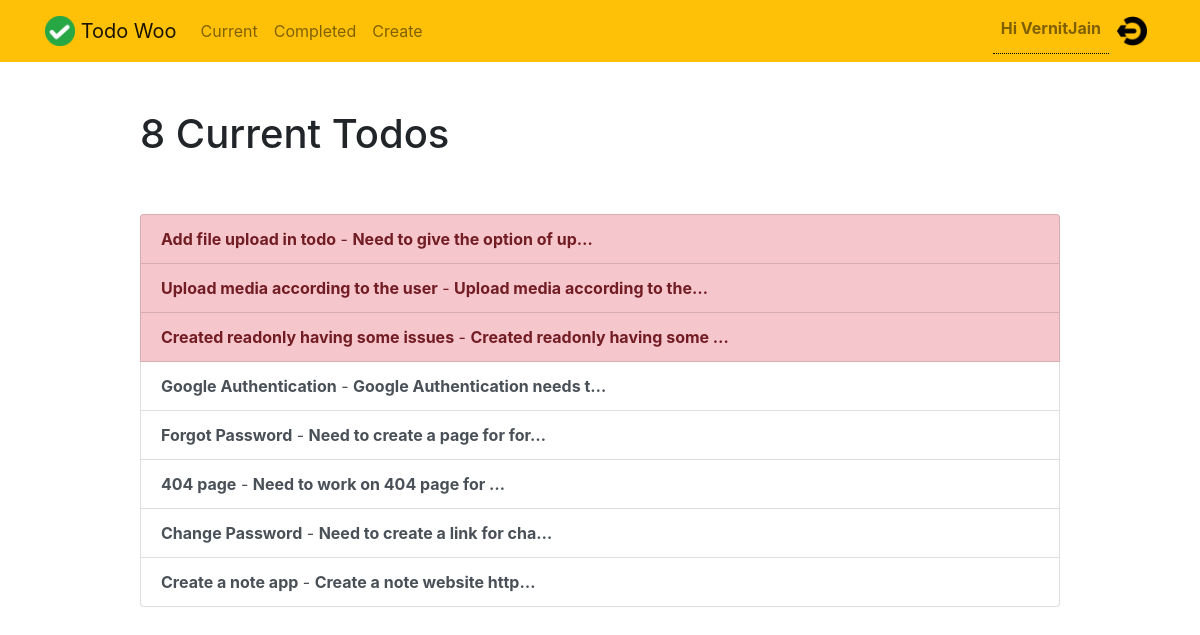
/todowoo/current/ (signed in), run on the app's committed database.
### todowoo/models.py (models this page shows, shortened)
class Todo(models.Model):
    title= models.CharField(max_length=100)
    memo = models.TextField(blank=True)
    created = models.DateTimeField(auto_now_add=True)
    datecompleted=models.DateTimeField(null=True, blank=True)
    important = models.BooleanField(default=False)
    user = models.ForeignKey(User, on_delete=models.CASCADE)
    deleteTodoOrNot = models.BooleanField(default=False)

### todowoo/views.py (the view)
# urls.py: path('current/', views.currenttodos, name='currenttodos'),
def currenttodos(request):
    todos = Todo.objects.filter(user = request.user, datecompleted__isnull = True, deleteTodoOrNot = False)
    return render(request, 'todowoo/currenttodos.html',{'todos': todos})

### todowoo/templates/todowoo/currenttodos.html
{% extends "todowoo/base.html" %}
{% block content %}
    <div class="row justify-content-center mt-5">
        <div class="col-md-10">
            {% if todos %}
                 <h1>{{ todos.count }} Current Todo{{ todos.count|pluralize }}</h1>
            {% else %}
                           <h1>Current Todos</h1>
            {% endif %}
        </div>
    </div>
    <div class="row justify-content-center mt-5">
        <div class="col-md-10">
        {% if todos %}
            <div class="list-group">
                {% for todo in todos %}
                  {% if todo.important %}
                    <a href="{% url 'todowoo:viewtodo' todo.id %}" class="list-group-item list-group-item-action list-group-item-danger"><b>{{ todo.title }}</b>{% if todo.memo %} - <b>{{ todo.memo|truncatechars:30 }}</b>{% endif %}</a>
                  {% endif %}
                {% endfor %}
                {% for todo in todos %}
                  {% if not todo.important %}
                    <a href="{% url 'todowoo:viewtodo' todo.id %}" class="list-group-item list-group-item-action"><b>{{ todo.title }}</b>{% if todo.memo %} - <b>{{ todo.memo|truncatechars:30 }}</b>{% endif %}</a>
                  {% endif %}
                {% endfor %}
            </div>
        {% else %}
            <div class="text-center">
                <h2>Looks like you don't have any todos! Nice work.</h2>
            <br>
            <a role="button" class="btn btn-primary" href="{% url 'todowoo:createtodo' %}">New Todo</a>
            </div>
        {% endif %}
        </div>
    </div>
{% endblock %}

### todowoo/templates/todowoo/base.html (shortened to what this page needs)
{% load static %}
<!doctype html>
<html lang="en">
<head>
    <link rel="stylesheet" href="{% static 'todowoo/css/bootstrap.min.css' %}">
    <link rel="stylesheet" href="{% static 'todowoo/css/custom.css' %}">
</head>
<body>
<nav class="navbar navbar-expand-md navbar-light bg-warning">
<div class="container">
    <a class="navbar-brand" href="{% url 'todowoo:todowoohome' %}">
         <img src="{% static 'todowoo/img/logo.png' %}" width="30" height="30" class="d-inline-block align-top">
        <span>Todo Woo</span>
    </a>
    <div class="collapse navbar-collapse" id="navbarNav">
    {% if user.is_authenticated %}
        <ul class="navbar-nav mr-auto">
                <li class="nav-item {{ current }}">
                    <a class="nav-link" href="{% url 'todowoo:currenttodos' %}">Current</a>
                </li>
                <li class="nav-item {{ completed }}">
                    <a class="nav-link" href="{% url 'todowoo:completedtodos' %}">Completed</a>
                </li>
                <li class="nav-item {{ create }}">
                    <a class="nav-link" href="{% url 'todowoo:createtodo' %}">Create</a>
                </li>
        </ul>
    {% endif %}
    <ul class="navbar-nav ml-auto">
            {% if user.is_authenticated %}
              <li class="nav-link userLoggedId"><b>Hi {{request.user.username}}</b> </li>
              <li class="nav-item">
                  <a href="#" onclick="$('#signOutBtn').click()" class="nav-link">
                    <img src="{% static 'todowoo/img/logout.png' %}" width="30" height="30" class="d-inline-block align-top">
                  </a>
              </li>
            {% endif %}
        </ul>
    </div>
</div>
</nav>
<div class="container">
{% block content %}{% endblock %}
</div>
</body>
</html>

### todowoo/static/todowoo/css/custom.css (style rules this page uses)
.userLoggedId { border-bottom: 1px dotted black; }

### data on the page
Todo: title "Add file upload in todo", memo "Need to give the option of up…"
Todo: title "Upload media according to the user", memo "Upload media according to the…"
Todo: title "Created readonly having some issues", memo "Created readonly having some …"
Todo: title "Google Authentication", memo "Google Authentication needs t…"
Todo: title "Forgot Password", memo "Need to create a page for for…"
Todo: title "404 page", memo "Need to work on 404 page for …"
Todo: title "Change Password", memo "Need to create a link for cha…"
Todo: title "Create a note app", memo "Create a note website http…"

### other printed values
{{ request.user.username }} "VernitJain"
{{ todos.count }} "8"
